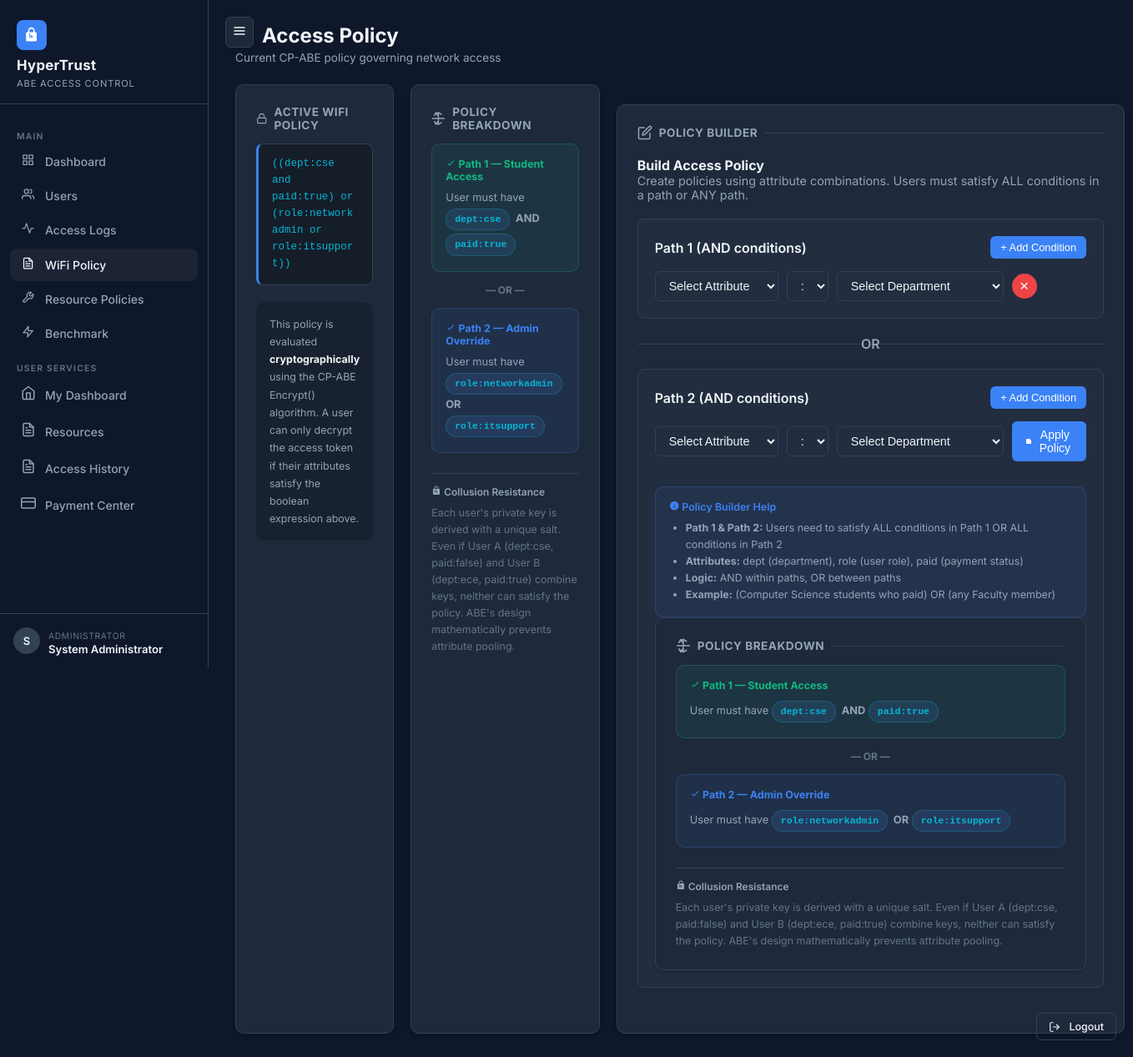
/admin/policy (signed in), run on an earlier commit of the app's database.
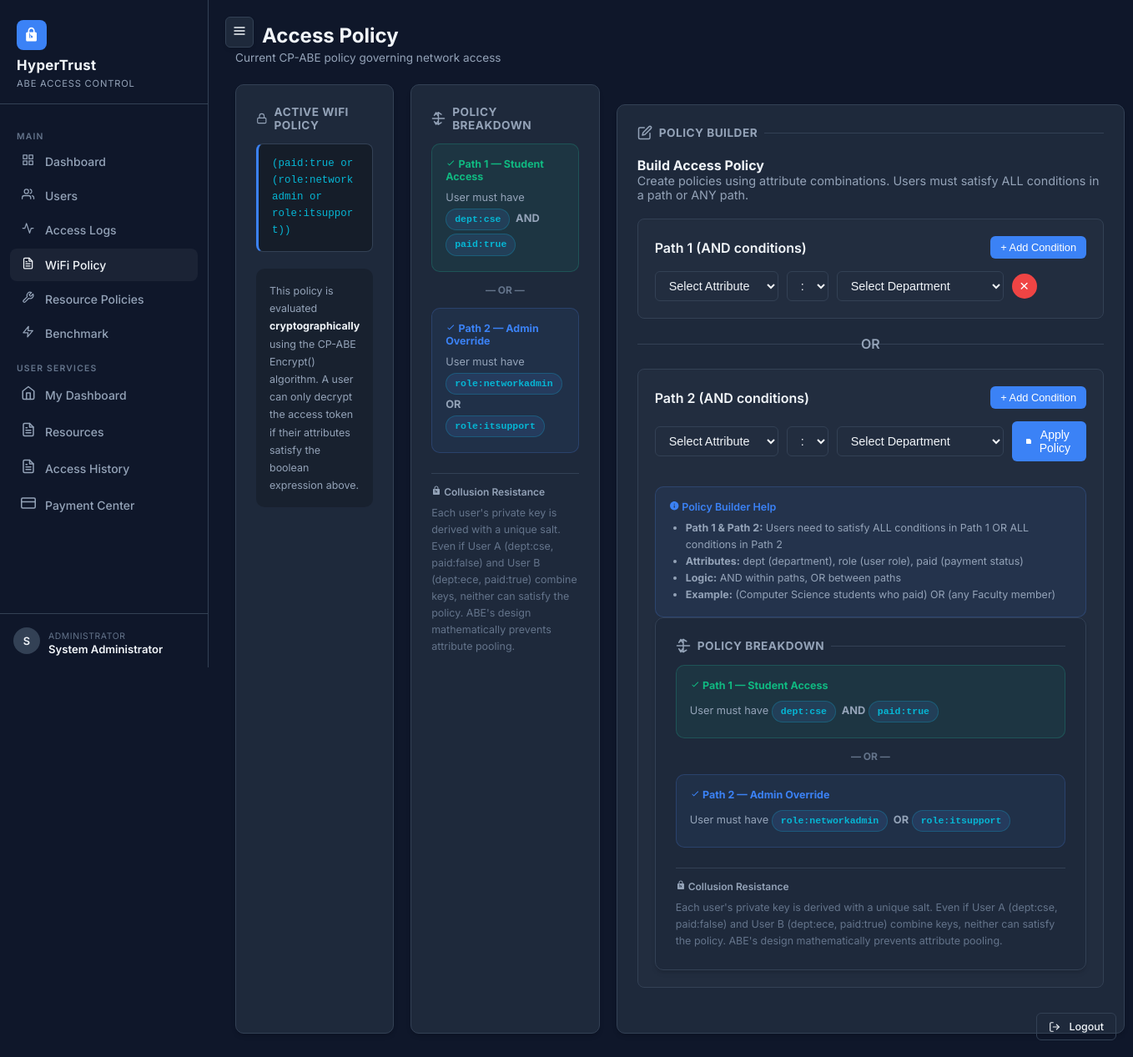
And on a later commit of the database.
### tables this page shows
CREATE TABLE access_tokens (
    id               INTEGER PRIMARY KEY AUTOINCREMENT,
    encrypted_token  TEXT    NOT NULL,   -- AES-GCM ciphertext (hex)
    nonce            TEXT    NOT NULL,   -- AES-GCM nonce (hex)
    tag              TEXT    NOT NULL,   -- AES-GCM auth tag (hex)
    encrypted_aes_key TEXT   NOT NULL,  -- ABE ciphertext (JSON)
    policy           TEXT    NOT NULL,
    created_at       DATETIME DEFAULT CURRENT_TIMESTAMP
);

### routes/admin.py (the view)
@admin_bp.route("/policy")
@admin_required
def policy():
    db = get_db()
    token_row = db.execute(
        "SELECT * FROM access_tokens ORDER BY created_at DESC LIMIT 1"
    ).fetchone()
    return render_template(
        "admin/policy.html",
        active_policy=token_row["policy"] if token_row else DEFAULT_POLICY,
        default_policy=DEFAULT_POLICY
    )

### db.py (called while the page is built)
def get_db():
    if "db" not in g:
        g.db = sqlite3.connect(
            current_app.config["DB_PATH"],
            detect_types=sqlite3.PARSE_DECLTYPES
        )
        g.db.row_factory = sqlite3.Row
        g.db.execute("PRAGMA foreign_keys = ON")
    return g.db

### routes/admin.py (called while the page is built)
def admin_required(f):
    @wraps(f)
    def decorated(*args, **kwargs):
        if "user_id" not in session:
            flash("Session expired or invalid. Please log in again.", "warning")
            return redirect(url_for("auth.login"))
        if not session.get("is_admin"):
            return render_template("errors/403.html"), 403
        return f(*args, **kwargs)
    return decorated

### templates/admin/policy.html (shortened to what the changed rows need)
{% extends "base.html" %}
{% block content %}
<div class="page-header">
    <h2 style="display:flex;align-items:center;gap:8px;"> Access Policy</h2>
</div>
<div class="grid-2">
<div class="grid-2">
    <div class="glass-card p-6">
        <div class="section-title"><svg viewBox="0 0 24 24" width="18" height="18" fill="none" stroke="currentColor"
                stroke-width="2" stroke-linecap="round" stroke-linejoin="round">
                <rect x="3" y="11" width="18" height="11" rx="2" ry="2"></rect>
                <path d="M7 11V7a5 5 0 0 1 10 0v4"></path>
            </svg> Active WiFi Policy</div>
        <div class="policy-box">{{ active_policy }}</div>
        <div style="margin-top:20px;padding:16px;background:rgba(0,0,0,0.2);border-radius:10px;">
            <p style="font-size:0.78rem;color:var(--text-secondary);line-height:1.7;">
            </p>
        </div>
    </div>
</div>
</div>
{% endblock %}

What changed in the data, as far as the page shows it:
no longer on this page (row unchanged): access_tokens: policy "((dept:cse and paid:true) or (role:networkadmin or role:itsupport))"
added access_tokens: policy "(paid:true or (role:networkadmin or role:itsupport))"
